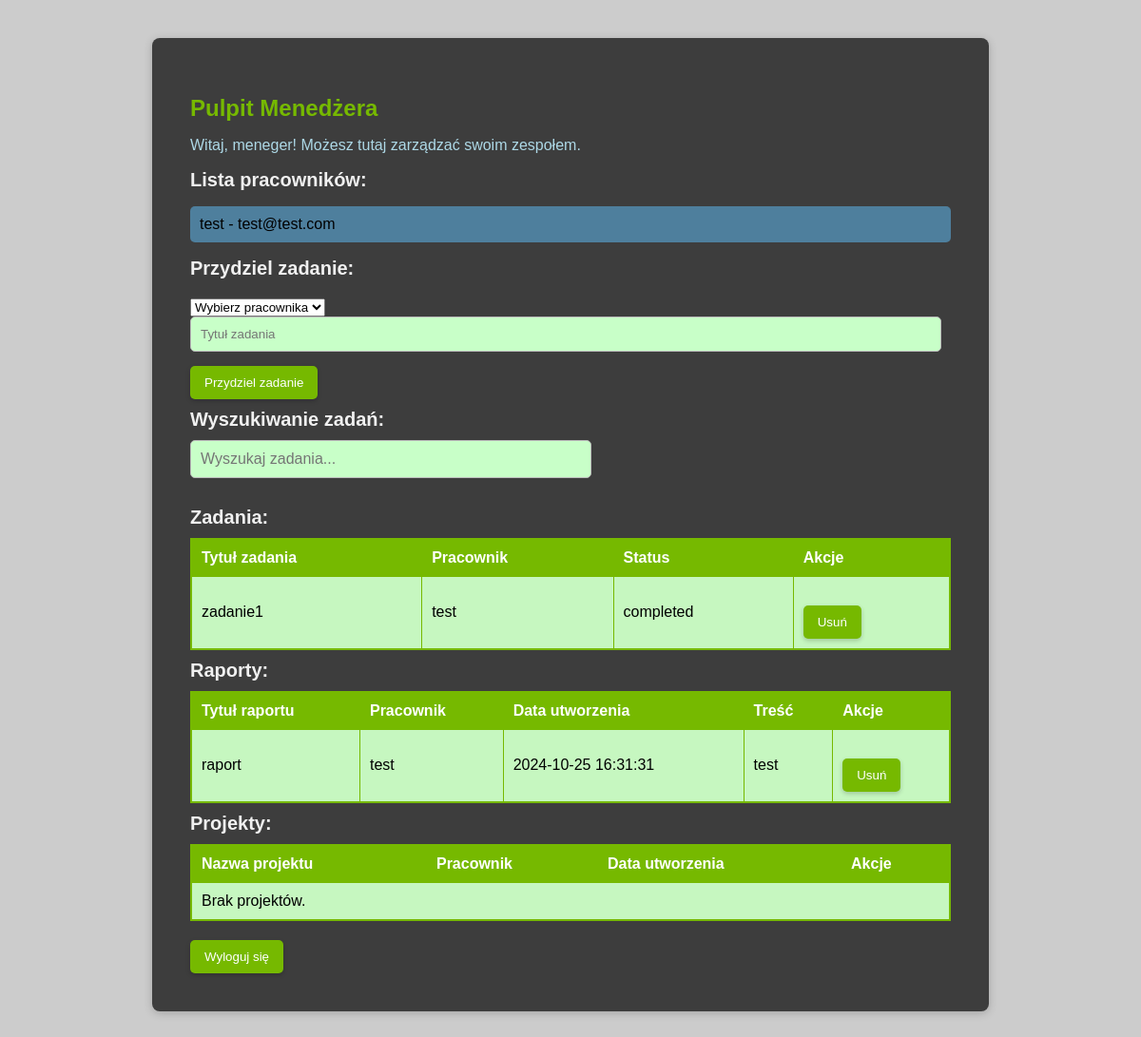
Page /manager_dashboard.php (signed in) on the committed database.
### tables this page shows
CREATE TABLE `users` (
  `id` int(11) NOT NULL,
  `username` varchar(50) NOT NULL,
  `email` varchar(100) NOT NULL,
  `password` varchar(255) NOT NULL,
  `role` enum('admin','manager','employee') DEFAULT 'employee',
  `created_at` timestamp NOT NULL DEFAULT current_timestamp(),
  `profile_picture` varchar(255) DEFAULT NULL
);

CREATE TABLE `tasks` (
  `id` int(11) NOT NULL,
  `title` varchar(255) NOT NULL,
  `user_id` int(11) NOT NULL,
  `status` enum('pending','in_progress','completed') DEFAULT 'pending',
  `created_at` timestamp NOT NULL DEFAULT current_timestamp()
);

CREATE TABLE `reports` (
  `id` int(11) NOT NULL,
  `user_id` int(11) NOT NULL,
  `report_content` text NOT NULL,
  `created_at` timestamp NOT NULL DEFAULT current_timestamp(),
  `title` varchar(255) DEFAULT NULL
);

### managerphp.php (called while the page is built, shortened)
<?php
require 'db_connection.php';
$query = $connection->prepare("SELECT username FROM users WHERE id = ?");
$query->bind_param("i", $_SESSION['user_id']);
$query->execute();
$result = $query->get_result();
$currentUser = $result->fetch_assoc();
$employees = $connection->query("SELECT * FROM users WHERE role = 'employee'")->fetch_all(MYSQLI_ASSOC);
$tasks = $connection->query("SELECT tasks.*, users.username AS employee_name FROM tasks JOIN users ON tasks.user_id = users.id")->fetch_all(MYSQLI_ASSOC);
$reports = $connection->query("SELECT reports.*, users.username AS employee_name FROM reports JOIN users ON reports.user_id = users.id")->fetch_all(MYSQLI_ASSOC);
?>

### manager_dashboard.php (the view, shortened to what this page needs)
<?php
require 'db_connection.php';
require 'managerphp.php';
?>
<!DOCTYPE html>
<html lang="pl">
<head>
    <link rel="stylesheet" href="styles.css">
</head>
<body>
    <div class="container">
        <h2>Pulpit Menedżera</h2>
        <p>Witaj, <?= htmlspecialchars($currentUser['username']) ?>! Możesz tutaj zarządzać swoim zespołem.</p>
        <h3>Lista pracowników:</h3>
        <ul>
            <?php if (!empty($employees)): ?>
                <?php foreach ($employees as $employee): ?>
                    <li><?= htmlspecialchars($employee['username']) ?> - <?= htmlspecialchars($employee['email']) ?></li>
                <?php endforeach; ?>
            <?php else: ?>
                <li>Brak pracowników w zespole.</li>
            <?php endif; ?>
        </ul>
        <h3>Przydziel zadanie:</h3>
        <form action="manager_dashboard.php" method="POST">
            <select name="employee_id" required>
                <option value="">Wybierz pracownika</option>
            </select>
            <input type="text" name="task_title" placeholder="Tytuł zadania" required>
            <button type="submit">Przydziel zadanie</button>
        </form>
        <h3>Wyszukiwanie zadań:</h3>
        <input type="text" id="searchInput" placeholder="Wyszukaj zadania...">
        <h3>Zadania:</h3>
        <table id="tasksTable">
            <thead>
                <tr>
                    <th>Tytuł zadania</th>
                    <th>Pracownik</th>
                    <th>Status</th>
                    <th>Akcje</th>
                </tr>
            </thead>
            <tbody>
                <?php foreach ($tasks as $task): ?>
                    <tr>
                        <td><?= htmlspecialchars($task['title']) ?></td>
                        <td><?= htmlspecialchars($task['employee_name']) ?></td>
                        <td><?= htmlspecialchars($task['status']) ?></td>
                        <td>
                            <form action="manager_dashboard.php" method="POST">
                                <button type="submit">Usuń</button>
                            </form>
                        </td>
                    </tr>
                <?php endforeach; ?>
            </tbody>
        </table>
        <h3>Raporty:</h3>
        <table>
            <thead>
                <tr>
                    <th>Tytuł raportu</th>
                    <th>Pracownik</th>
                    <th>Data utworzenia</th>
                    <th>Treść</th>
                    <th>Akcje</th>
                </tr>
            </thead>
            <tbody>
                <?php if (!empty($reports)): ?>
                    <?php foreach ($reports as $report): ?>
                        <tr>
                            <td><?= htmlspecialchars($report['title']) ?></td>
                            <td><?= htmlspecialchars($report['employee_name']) ?></td>
                            <td><?= htmlspecialchars($report['created_at']) ?></td>
                            <td><?= htmlspecialchars($report['report_content']) ?></td>
                            <td>
                                <form action="manager_dashboard.php" method="POST">
                                    <button type="submit">Usuń</button>
                                </form>
                            </td>
                        </tr>
                    <?php endforeach; ?>
                <?php else: ?>
                    <tr>
                        <td colspan="5">Brak raportów.</td>
                    </tr>
                <?php endif; ?>
            </tbody>
        </table>
<h3>Projekty:</h3>
<table>
    <thead>
        <tr>
            <th>Nazwa projektu</th>
            <th>Pracownik</th>
            <th>Data utworzenia</th>
            <th>Akcje</th>
        </tr>
    </thead>
    <tbody>
        <?php if (!empty($projects)): ?>
            <?php foreach ($projects as $project): ?>
                <tr>
                    <td><?= htmlspecialchars($project['project_name']) ?></td>
                    <td><?= htmlspecialchars($project['employee_name']) ?></td>
                    <td><?= htmlspecialchars($project['created_at']) ?></td>
                    <td>
                        <form action="manager_dashboard.php" method="POST" style="display:inline;">
                            <input type="hidden" name="download_project_id" value="<?= $project['id'] ?>">
                            <button type="submit">Pobierz</button>
                        </form>
                        <form action="manager_dashboard.php" method="POST" style="display:inline;">
                            <input type="hidden" name="delete_project_id" value="<?= $project['id'] ?>">
                            <button type="submit">Usuń</button>
                        </form>
                    </td>
                </tr>
            <?php endforeach; ?>
        <?php else: ?>
            <tr>
                <td colspan="4">Brak projektów.</td>
            </tr>
        <?php endif; ?>
    </tbody>
</table>
        <form action="manager_dashboard.php" method="POST">
            <button type="submit" name="logout">Wyloguj się</button>
        </form>
    </div>
</body>
</html>

### styles.css (style rules this page uses)
body { font-family: 'Arial', sans-serif; background-image: url("https://wallpapersmug.com/download/1440x900/830a7c/minimalism-airplane-over-mountains.jpg"); background-color: #cccccc; background-position: center; background-repeat: no-repeat; background-size: cover; height: 1200px; }
.container { max-width: 800px; margin: 40px auto; padding: 40px; background: #3d3d3d; border-radius: 8px; box-shadow: 0 2px 10px rgba(0, 0, 0, 0.2); }
h2 { color: #76b900; margin-bottom: 10px; font-size: 24px; }
h3 { color: #f0f0f0; margin: 10px 0; font-size: 20px; }
ul { list-style-type: none; padding: 0; }
li { padding: 10px; margin-bottom: 10px; background: #4e7f9d; border-radius: 5px; transition: background 0.3s; }
button { background: #76b900; color: white; border: none; border-radius: 5px; padding: 10px 15px; cursor: pointer; transition: background 0.3s, transform 0.2s; box-shadow: 0 2px 5px rgba(0, 0, 0, 0.2); }
form { margin-top: 20px; }
input[type="text"], input[type="email"], input[type="password"], textarea { width: 96%; padding: 10px; border: 1px solid #bbb; border-radius: 5px; margin-bottom: 15px; background-color: rgb(200, 255, 200); }
table { width: 100%; border-collapse: collapse; background-color: hsl(113, 77%, 86%); border: 2px solid #76b900; }
th, td { border: 1px solid #76b900; padding: 10px; text-align: left; }
th { background-color: #76b900; color: white; }
p { color: lightblue; }
#searchInput { margin-bottom: 20px; padding: 10px; font-size: 16px; width: 100%; max-width: 400px; }

### rows in the picture
users: username "meneger"
users: username "test", email "test@test.com"
tasks: title "zadanie1", user.username "test", status "completed"
reports: title "raport", user.username "test", created_at "2024-10-25 16:31:31", report_content "test"
